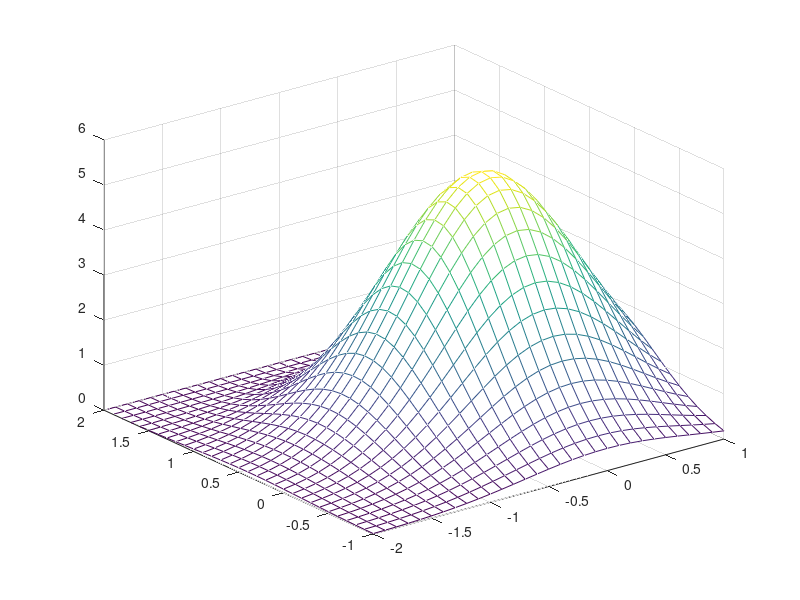

Recreate this plot in MATLAB.
function preview_input ()

x = -2:0.1:1;
y = -1:0.1:2;

[n m] = size(x);

for i=1:m
    for j=1:m
        z(i,j) = 3*((1-x(i))^2)*exp(-x(i)^2-(y(j)-1)^2);
    end
end

mesh (x,y,z);

end